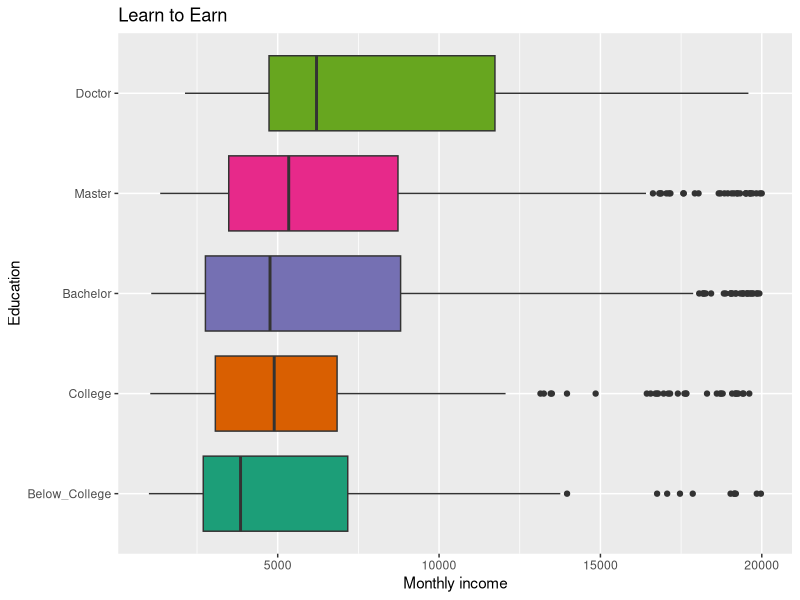
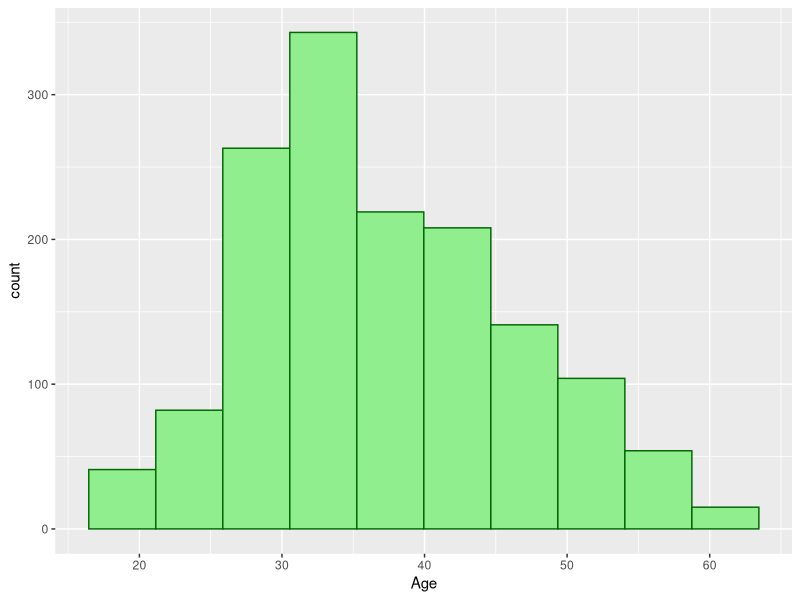
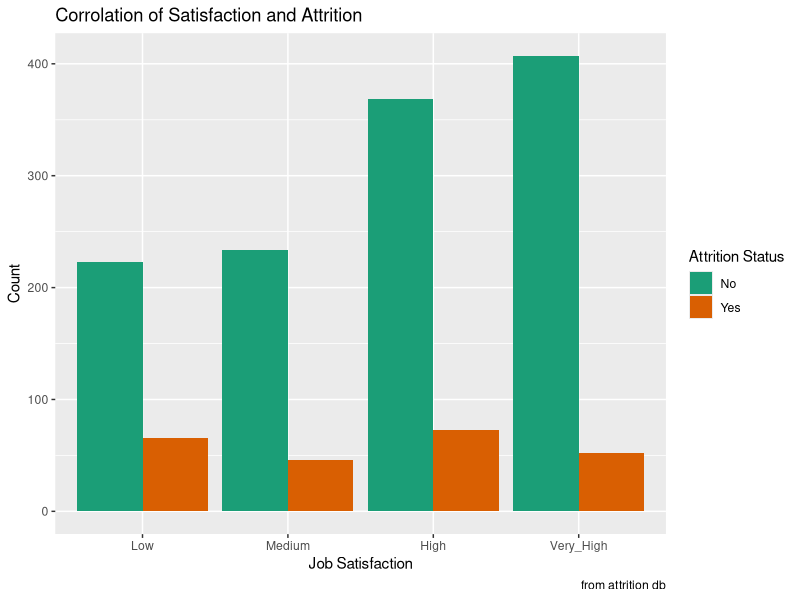
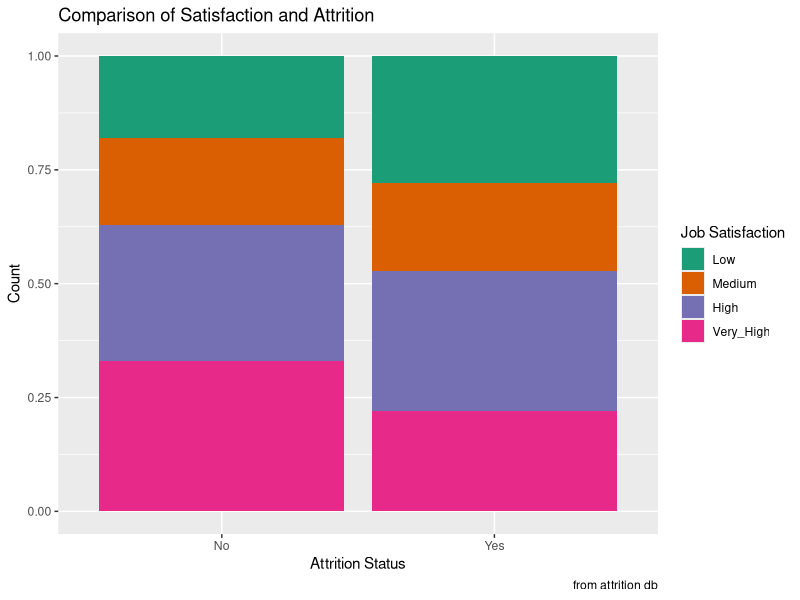

Write the R code that produced these figures, in order.
## ---- chunk 1
library(tidyverse)
library(modeldata)
## ---- chunk 2
ggplot(
  attrition,
  aes(
    x = MonthlyIncome,
    y = Education,
    fill = Education
  )
) +
  geom_boxplot(show.legend = FALSE) +
  labs(
    x = "Monthly income",
    title = "Learn to Earn"
  ) +
  scale_fill_manual(values=c("#1c9e78", "#d95f01", "#7570b3", "#e7298a", "#67a61f"))
## ---- chunk 3
ggplot(
  attrition,
  aes(
    x = Age
  )
) +
  geom_histogram(show.legend = FALSE, 
                 binwidth = 4.7, 
                 color = '#036703', 
                 fill = '#90ee8f'
  )
## ---- chunk 4
ggplot(
  attrition,
  aes(
    x = JobSatisfaction,
    fill = Attrition
  )
) +
  geom_bar(position = "dodge") +
  labs(
    x = "Job Satisfaction",
    y = "Count",
    title = "Corrolation of Satisfaction and Attrition",
    caption = "from attrition db",
    fill = "Attrition Status"
  ) +
  scale_fill_brewer(palette = "Dark2")
## ---- chunk 5
ggplot(
  attrition,
  aes(
    x = Attrition,
    fill = JobSatisfaction
  )
) +
  geom_bar(position = "fill") +
  labs(
    x = "Attrition Status",
    y = "Count",
    title = "Comparison of Satisfaction and Attrition",
    caption = "from attrition db",
    fill = "Job Satisfaction"
  ) +
  scale_fill_brewer(palette = "Dark2")
